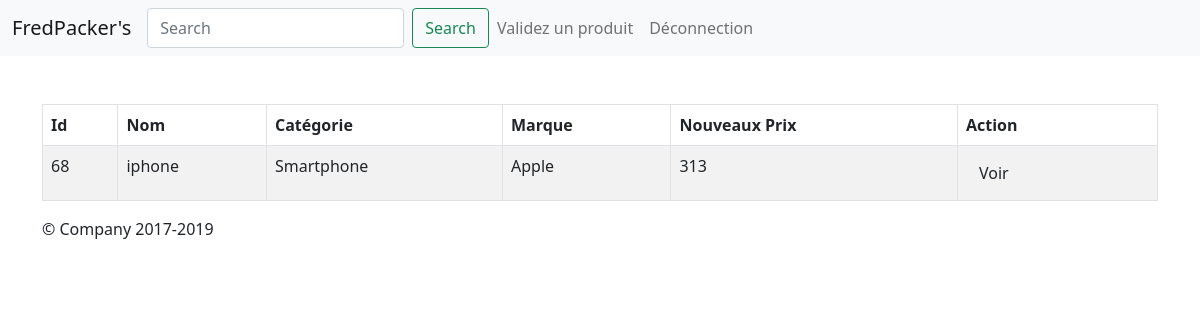
The app's page /public/testeur.php?p=validateProduct with its own data.
### tables this page shows
CREATE TABLE `PRODUCT` (
  `id_product` int NOT NULL,
  `category` int NOT NULL,
  `warehouse` int DEFAULT NULL,
  `name` varchar(50) NOT NULL,
  `userpropose` int DEFAULT NULL,
  `userbuyer` int DEFAULT NULL,
  `description` varchar(400) NOT NULL,
  `price` int NOT NULL,
  `mark` int NOT NULL,
  `date_start` date DEFAULT NULL,
  `date_end` date DEFAULT NULL,
  `state` varchar(50) NOT NULL,
  `validate` tinyint(1) NOT NULL
);

CREATE TABLE `CATEGORY` (
  `id_category` int NOT NULL,
  `name` varchar(100) NOT NULL,
  `photo` varchar(255) NOT NULL
);

CREATE TABLE `MARK` (
  `id_mark` int NOT NULL,
  `name` varchar(50) NOT NULL,
  `photo` varchar(255) NOT NULL
);

### app/Autoloader.php (called while the page is built, shortened)
<?php
class Autoloader{
    static function autoload($class){
        if(strpos($class,__NAMESPACE__ .'\\')===0) {
            $class = str_replace(__NAMESPACE__, '', $class);
            $class = str_replace('\\', '/', $class);
        }
    }
}

### app/Database.php (called while the page is built, shortened)
<?php
class Database{
    private $dbname;
    private $db_user;
    private $db_pass;
    public $pdo;
    public function __construct($dbname='predfackers',$db_user='remy',$db_pass='remy'){
        $this->dbname=$dbname;
        $this->db_user=$db_user;
        $this->db_pass=$db_pass;
    }
    public function getPdo(){
        if($this->pdo === null){
            $pdo = new PDO('mysql:host=' . self::HOST . ':' . self::PORT . ';dbname='. $this->dbname, ''. $this->db_user .'', '' . $this->db_pass .'' );
            $pdo->setAttribute(PDO::ATTR_ERRMODE, PDO::ERRMODE_EXCEPTION);
            $this->pdo = $pdo;
        }
        return $this->pdo;
    }
}

### app/Table/Product.php (called while the page is built, shortened)
<?php
class Product extends Database{
    public function viewProductNonValidate(){
        $sql = "SELECT id_product AS id, PRODUCT.name AS name, CATEGORY.name AS category, MARK.name AS mark, PRODUCT.price
        AS price FROM `PRODUCT` LEFT JOIN CATEGORY ON PRODUCT.category = CATEGORY.id_category LEFT JOIN
        MARK ON PRODUCT.mark = MARK.id_mark
        WHERE validate=0 ORDER BY PRODUCT.id_product =0";
        $stmt = $this->pdo->query($sql);
        $product = $stmt->fetchAll();
        return $product;
    }
}

### pages/testeur/validateProduct.php (the view, shortened to what this page needs)
<?php
$product =  new Product();
$product->getPdo();
$results = $product->viewProductNonValidate();
var_dump($results);
?>
<div class="container overflow-hidden">
    <table class="table table-striped table-bordered">
        <thead>
        <tr>
            <th><?php echo gettext("Id")?></th>
            <th><?php echo gettext("Nom")?></th>
            <th><?php echo gettext("Catégorie")?></th>
            <th><?php echo gettext("Marque")?></th>
            <th><?php echo gettext("Nouveaux Prix")?></th>
            <th><?php echo gettext("Action")?></th>
        </tr>
        </thead>
        <?php
        foreach ($results as $key => $value) { ?>
            <tr>
                <td> <?php echo $value['id'] ?> </td>
                <td> <?php echo $value['name'] ?> </td>
                <td> <?php echo $value['category'] ?> </td>
                <td> <?php echo $value['mark'] ?> </td>
                <td> <?php echo $value['price'] ?> </td>
                <td width="200">
                    <?php	echo '<a href="?p=viewProduct&product=' . $value['id'] . ' " class="btn btn-defauft"><span class="glyphicon glyphicon-eye-open"></span> Voir</a>'
                    ?>
                </td>
            </tr>
        <?php } ?>
    </table>
</div>

### records on screen
product: id_product "68", name "iphone", category.name "Smartphone", mark.name "Apple", price "313"

### other values on screen
gettext("Search") "Search"
gettext("Validez un produit") "Validez un produit"
gettext("Déconnection") "Déconnection"
gettext("Id") "Id"
gettext("Nom") "Nom"
gettext("Catégorie") "Catégorie"
gettext("Marque") "Marque"
gettext("Nouveaux Prix") "Nouveaux Prix"
gettext("Action") "Action"
